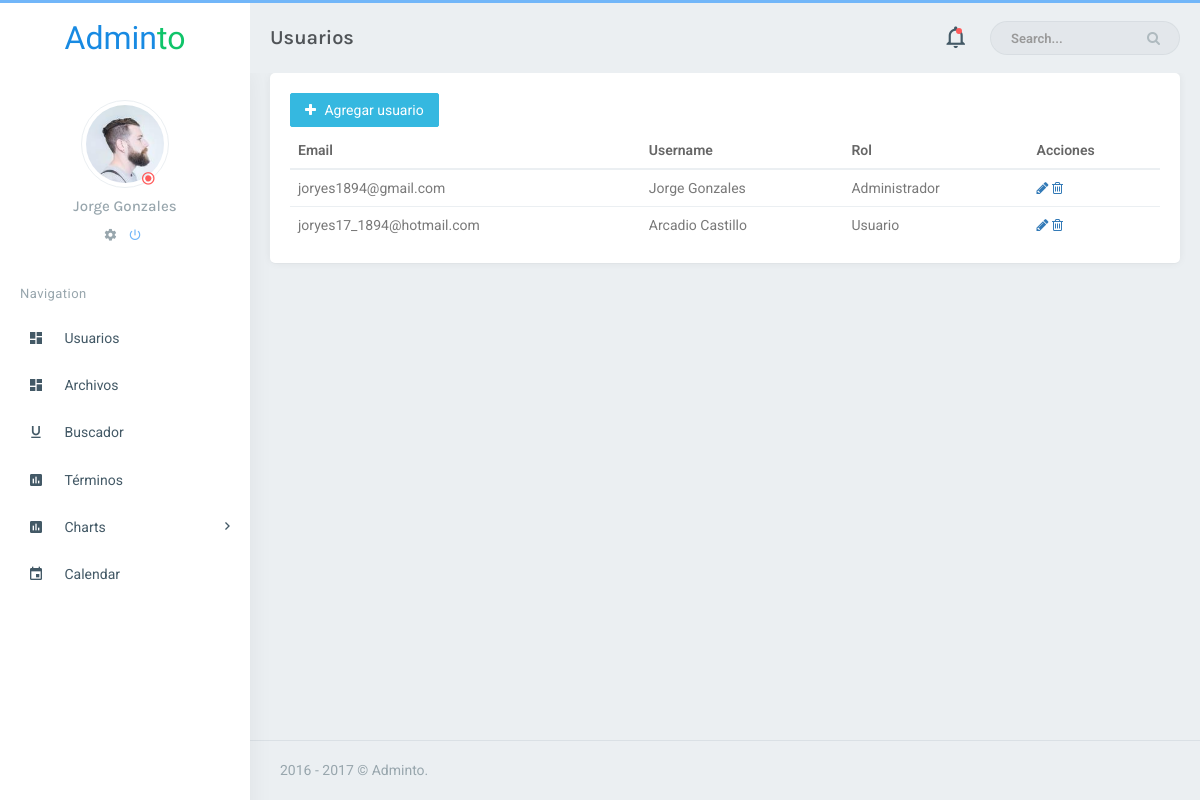
/vistas/usuarios.php (signed in), run on an earlier commit of the app's database.
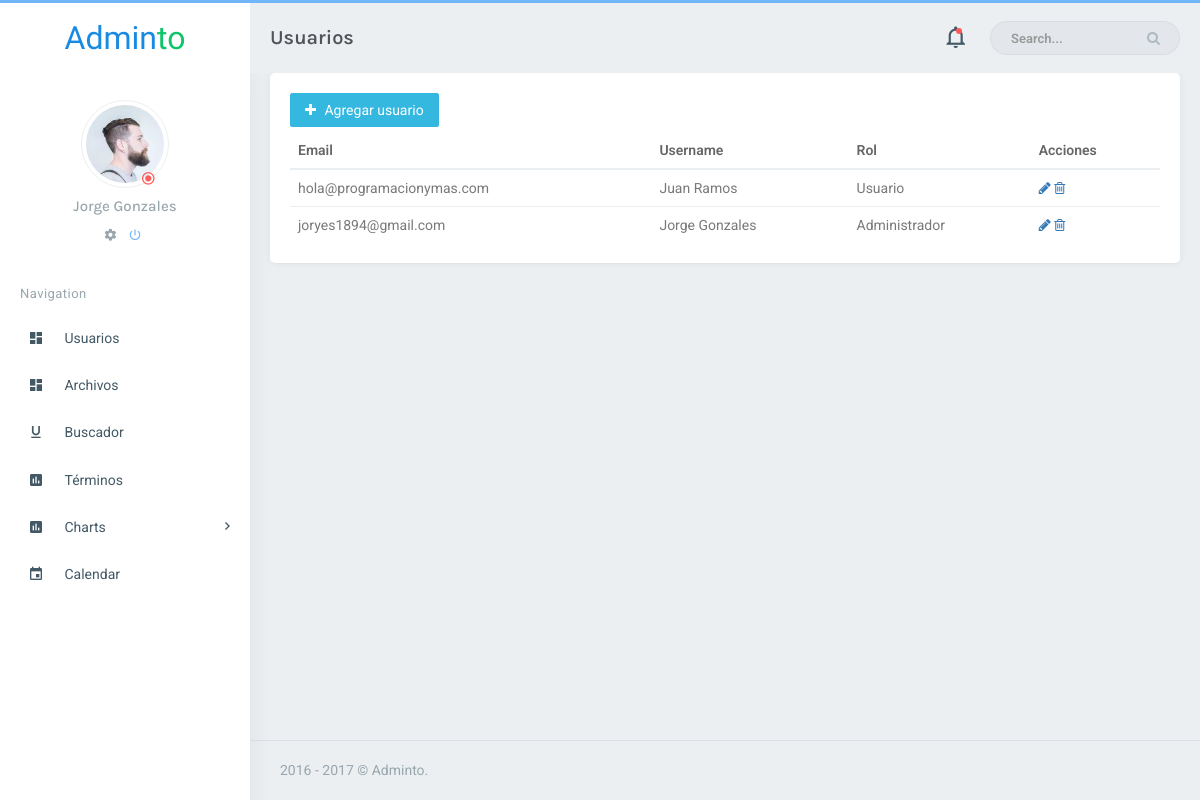
And on a later commit of the database.
### tables this page shows
CREATE TABLE `usuario` (
  `id` int(11) NOT NULL,
  `email` varchar(100) DEFAULT NULL,
  `username` varchar(50) DEFAULT NULL,
  `password` varchar(200) DEFAULT NULL,
  `rol` int(11) NOT NULL,
  `activo` tinyint(1) NOT NULL DEFAULT '1'
);

### controladores/UsuarioController.php (called while the page is built, shortened)
<?php
	class UsuarioController extends conexion {
		function listaUsuarios(){
			$conn = $this->conectar();
			$sql = $conn->prepare('SELECT * FROM usuario');
			$sql->execute();
			$users = $sql->fetchAll();
			return $users;
		}
	}

### rutas/listaUsuarios.php (called while the page is built)
<?php
	include '../controladores/UsuarioController.php';
	$usuarioControl = new UsuarioController();
	$usuarios = $usuarioControl->listaUsuarios();
?>

### vistas/usuarios.php (the view, shortened to what this page needs)
<?php
    $inicioSesion = isset($_SESSION['username']);
    if ($inicioSesion) {
 ?>
<!DOCTYPE html>
<html>
    <head>
		<link rel="stylesheet" href="../assets/plugins/morris/morris.css">
        <link href="../assets/css/bootstrap.min.css" rel="stylesheet" type="text/css" />
        <link href="../assets/css/core.css" rel="stylesheet" type="text/css" />
        <link href="../assets/css/components.css" rel="stylesheet" type="text/css" />
        <link href="../assets/css/icons.css" rel="stylesheet" type="text/css" />
        <link href="../assets/css/pages.css" rel="stylesheet" type="text/css" />
        <link href="../assets/css/menu.css" rel="stylesheet" type="text/css" />
        <link href="../assets/css/responsive.css" rel="stylesheet" type="text/css" />
    </head>
    <body class="fixed-left">
        <div id="wrapper">
            <div class="topbar">
                <div class="topbar-left">
                    <a href="index.html" class="logo"><span>Admin<span>to</span></span><i class="zmdi zmdi-layers"></i></a>
                </div>
                <div class="navbar navbar-default" role="navigation">
                    <div class="container">
                        <ul class="nav navbar-nav navbar-left">
                            <li>
                                <h4 class="page-title">Usuarios</h4>
                            </li>
                        </ul>
                        <ul class="nav navbar-nav navbar-right">
                            <li>
                                <div class="notification-box">
                                    <ul class="list-inline m-b-0">
                                        <li>
                                            <a href="javascript:void(0);" class="right-bar-toggle">
                                                <i class="zmdi zmdi-notifications-none"></i>
                                            </a>
                                            <div class="noti-dot">
                                                <span class="pulse"></span>
                                            </div>
                                        </li>
                                    </ul>
                                </div>
                            </li>
                            <li class="hidden-xs">
                                <form role="search" class="app-search">
                                    <input type="text" placeholder="Search..."
                                           class="form-control">
                                    <a href=""><i class="fa fa-search"></i></a>
                                </form>
                            </li>
                        </ul>
                    </div>
                </div>
            </div>
            <div class="left side-menu">
                <div class="sidebar-inner slimscrollleft">
                    <div class="user-box">
                        <div class="user-img">
                            <img src="../assets/images/users/avatar-1.jpg" alt="user-img" title="Mat Helme" class="img-circle img-thumbnail img-responsive">
                            <div class="user-status offline"><i class="zmdi zmdi-dot-circle"></i></div>
                        </div>
                        <h5><a href="#"><?php echo $_SESSION['username'] ?></a> </h5>
                        <ul class="list-inline">
                            <li>
                                <a href="#" >
                                    <i class="zmdi zmdi-settings"></i>
                                </a>
                            </li>
                            <li>
                                <a href="../rutas/logout.php" class="text-custom">
                                    <i class="zmdi zmdi-power"></i>
                                </a>
                            </li>
                        </ul>
                    </div>
                    <?php include 'sidebarleft.php'; ?>
                </div>
            </div>
            <?php include '../rutas/listaUsuarios.php'; ?>
            <div class="content-page">
                <div class="content">
                    <div class="container">
                        <div class="row">
                            <div class="col-md-12">
                                <div class="card-box">
                                    <button id="btn-create" class="btn btn-info waves-effect waves-light m-b-5"> <i class="fa fa-plus m-r-5"></i> <span>Agregar usuario</span> </button>
                                    <table class="table table table-hover m-0">
                                        <thead>
                                            <tr>
                                                <th>Email</th>
                                                <th>Username</th>
                                                <th>Rol</th>
                                                <th>Acciones</th>
                                            </tr>
                                        </thead>
                                        <tbody>
                                        <?php
                                            foreach ($usuarios as $usuario) {
                                        ?>
                                            <tr>
                                                <td><?php echo $usuario["email"] ?></td>
                                                <td><?php echo $usuario["username"] ?></td>
                                                <?php
                                                if ($usuario['rol'] == 1) {
                                                ?>
                                                    <td>Usuario</td>
                                                <?php
                                                } else {
                                                ?>
                                                    <td>Administrador</td>
                                                <?php
                                                }
                                                ?>
                                                <td>
                                                    <a href="#" data-edit="<?php echo $usuario["id"];?>" data-email="<?php echo $usuario["email"];?>" data-username="<?php echo $usuario["username"];?>" data class="on-default edit-row"><i class="fa fa-pencil"></i></a>
                                                    <a href="#" data-delete="<?php echo $usuario["id"];?>" data-username="<?php echo $usuario["username"];?>" class="on-default remove-row"><i class="fa fa-trash-o"></i></a>
                                                </td>
                                            </tr>
                                        <?php
                                            }
                                        ?>
                                        </tbody>
                                    </table>
                        		</div>
                            </div>
                        </div>
                    </div>
                </div>
                <?php include 'footer.php'; ?>
            </div>
        </div>
    </body>
</html>
<?php } else {
    header('Location: ../index.php');
}
?>

### vistas/sidebarleft.php (shortened to what this page needs)
<div id="sidebar-menu">
<ul>
	<li class="text-muted menu-title">Navigation</li>
    <?php
        if ($_SESSION['rol']==2) {
    ?>
    <li>
        <a href="usuarios.php" class="waves-effect"><i class="zmdi zmdi-view-dashboard"></i> <span> Usuarios </span> </a>
    </li>
    <li>
        <a href="archivos.php" class="waves-effect"><i class="zmdi zmdi-view-dashboard"></i> <span> Archivos </span> </a>
    </li>
    <?php } ?>
    <li>
        <a href="buscador.php" class="waves-effect"><i class="zmdi zmdi-format-underlined"></i> <span> Buscador </span> </a>
    </li>
    <li>
        <a href="terminos.php" class="waves-effect"><i class="zmdi zmdi-chart"></i> <span> Términos </span> </a>
    </li>
    <li class="has_sub">
        <a href="javascript:void(0);" class="waves-effect"><i class="zmdi zmdi-chart"></i><span> Charts </span> <span class="menu-arrow"></span></a>
    </li>
    <li>
        <a href="calendar.html" class="waves-effect"><i class="zmdi zmdi-calendar"></i><span> Calendar </span></a>
    </li>
</ul>
</div>

### vistas/footer.php
<footer class="footer text-right">
    2016 - 2017 © Adminto.
</footer>

### assets/css/core.css (style rules this page uses)
body { background: #ebeff2; font-family: 'Roboto', sans-serif; margin: 0; padding-bottom: 60px; overflow-x: hidden; color: #797979; }
html { position: relative; min-height: 100%; background: #ebeff2; }
h1, h2, h3, h4, h5, h6 { color: #505458; font-family: 'Karla', sans-serif; margin: 10px 0; }
h4 { line-height: 22px; }
h5 { font-size: 15px; }
* { outline: none !important; }
.container { width: auto; }
.footer { border-top: 1px solid rgba(152, 166, 173, 0.2); bottom: 0px; color: #98a6ad; text-align: left !important; padding: 19px 30px 20px; position: absolute; right: 0px; left: 250px; }
#wrapper { height: 100%; overflow: hidden; width: 100%; }
.page-title { font-size: 20px; font-weight: 600; margin-bottom: 0px; margin-top: 0px; line-height: 70px; }
.m-0 { margin: 0px !important; }
.m-r-5 { margin-right: 5px !important; }
.m-b-0 { margin-bottom: 0px !important; }
.m-b-5 { margin-bottom: 5px !important; }
.card-box { padding: 20px; box-shadow: 0 0px 8px 0 rgba(0, 0, 0, 0.06), 0 1px 0px 0 rgba(0, 0, 0, 0.02); -webkit-border-radius: 5px; border-radius: 5px; -moz-border-radius: 5px; background-clip: padding-box; margin-bottom: 20px; background-color: #ffffff; }
.row { margin-right: -10px; margin-left: -10px; }
.col-lg-1, .col-lg-10, .col-lg-11, .col-lg-12, .col-lg-2, .col-lg-3, .col-lg-4, .col-lg-5, .col-lg-6, .col-lg-7, .col-lg-8, .col-lg-9, .col-md-1, .col-md-10, .col-md-11, .col-md-12, .col-md-2, .col-md-3, .col-md-4, .col-md-5, .col-md-6, .col-md-7, .col-md-8, .col-md-9, .col-sm-1, .col-sm-10, .col-sm-11, .col-sm-12, .col-sm-2, .col-sm-3, .col-sm-4, .col-sm-5, .col-sm-6, .col-sm-7, .col-sm-8, .col-sm-9, .col-xs-1, .col-xs-10, .col-xs-11, .col-xs-12, .col-xs-2, .col-xs-3, .col-xs-4, .col-xs-5, .col-xs-6, .col-xs-7, .col-xs-8, .col-xs-9 { padding-left: 10px; padding-right: 10px; }
.img-thumbnail { border: 1px solid #EBEFF2; }
.text-custom { color: #71b6f9 !important; }
.text-muted { color: #98a6ad !important; }
.form-control { background-color: #FFFFFF; border: 1px solid #E3E3E3; border-radius: 4px; color: #565656; padding: 7px 12px; height: 38px; max-width: 100%; -webkit-box-shadow: none; box-shadow: none; -webkit-transition: all 300ms linear; -moz-transition: all 300ms linear; -o-transition: all 300ms linear; -ms-transition: all 300ms linear; transition: all 300ms linear; }
.waves-effect { position: relative; cursor: pointer; display: inline-block; overflow: hidden; -webkit-user-select: none; -moz-user-select: none; -ms-user-select: none; user-select: none; -webkit-tap-highlight-color: transparent; vertical-align: middle; z-index: 1; will-change: opacity, transform; -webkit-transition: all 0.3s ease-out; -moz-transition: all 0.3s ease-out; -o-transition: all 0.3s ease-out; -ms-transition: all 0.3s ease-out; transition: all 0.3s ease-out; }

### assets/css/components.css (style rules this page uses)
.btn { border-radius: 2px; padding: 6px 14px; }
.btn-custom, .btn-primary, .btn-success, .btn-info, .btn-warning, .btn-danger, .btn-inverse, .btn-purple, .btn-pink { color: #ffffff !important; }
.btn-info { background-color: #35b8e0 !important; border: 1px solid #35b8e0 !important; }
.table { margin-bottom: 10px; }
.table > thead > tr > th, .table > tbody > tr > th, .table > tfoot > tr > th, .table > thead > tr > td, .table > tbody > tr > td, .table > tfoot > tr > td, .table > thead > tr > th, .table-bordered { border-top: 1px solid #ebeff2; }
.table > thead > tr > th { vertical-align: bottom; border-bottom: 2px solid #ebeff2; }
tbody { color: #797979; }
th { color: #666666; font-weight: 600; }

What changed in the data, as far as the page shows it:
removed usuario: email "joryes17_1894@hotmail.com", username "Arcadio Castillo", rol "Usuario"
added usuario: email "hola@programacionymas.com", username "Juan Ramos", rol "Usuario"
